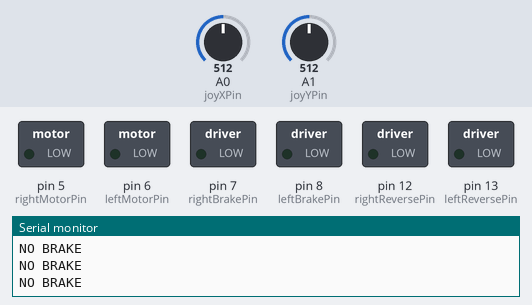
Bench run of a sketch on a simulated Arduino Uno, built with avr-gcc and run on an emulated ATmega328P. Parts: switched loads named in the sketch (green lamp = pin HIGH), the last lines printed to the serial monitor. The inputs (shaded band) are chosen by the test bench; at power-on: A0 (joyXPin) = 512, A1 (joyYPin) = 512.

Above: at 1.2 s.
1.3 s: A0 (joyXPin) set to 32
4.3 s: A0 (joyXPin) set to 26
At 5.5 s:
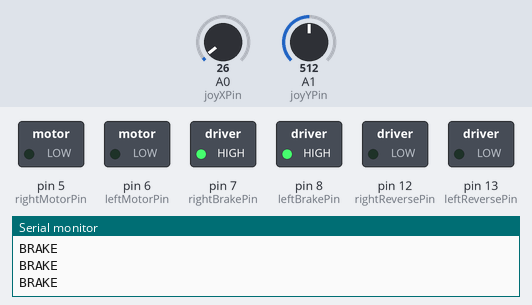
5.8 s: A0 (joyXPin) set to 716
At 6.7 s:
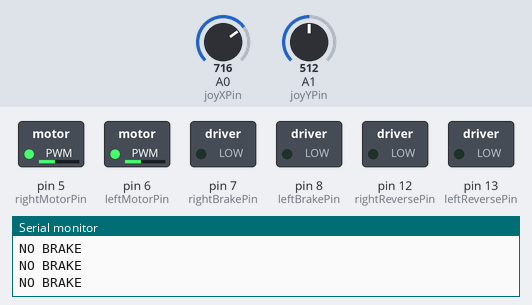
7.3 s: A1 (joyYPin) set to 716
At 8.2 s:
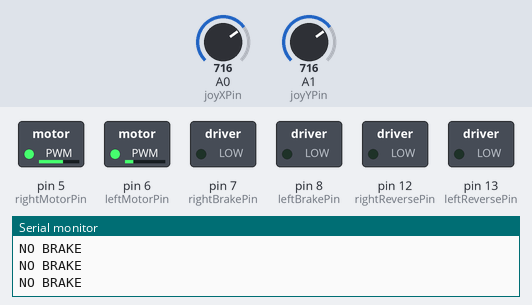
8.8 s: A1 (joyYPin) set to 900
At 9.2 s:
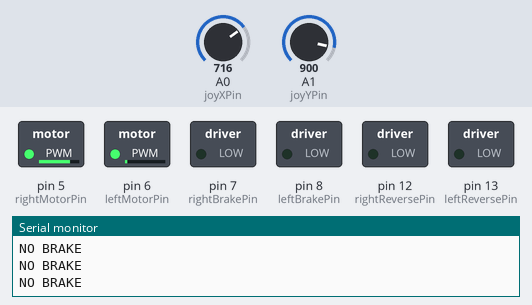
10.3 s: A1 (joyYPin) set to 1023
At 11.5 s:
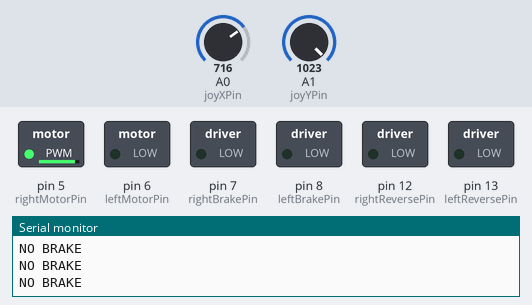
Timing chart, 0 to 12.8 s (numbered marks = the images above; inputs shaded):
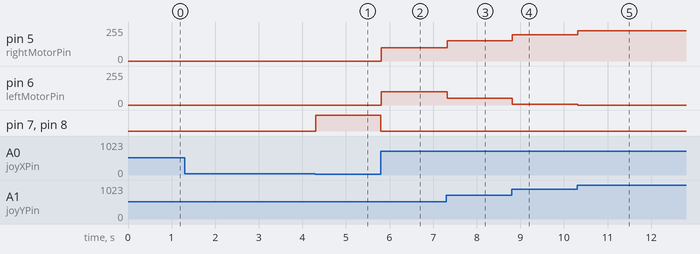

Measured:
- the behaviour switches between 29 and 28 on A0 (joyXPin) (found by bisection; images 0 and 1)
- after the input at 4.3 s, pin 7 (rightBrakePin), pin 8 (leftBrakePin): LOW → HIGH at once
- after the input at 5.8 s, pin 5 (rightMotorPin), pin 6 (leftMotorPin): 0/255 → 101/255 at once; pin 7 (rightBrakePin), pin 8 (leftBrakePin): HIGH → LOW at once
- after the input at 7.3 s, pin 5 (rightMotorPin): 101/255 → 151/255 at once; pin 6 (leftMotorPin): 101/255 → 51/255 at once
- after the input at 8.8 s, pin 5 (rightMotorPin): 151/255 → 197/255 at once; pin 6 (leftMotorPin): 51/255 → 5/255 at once
- after the input at 10.3 s, pin 5 (rightMotorPin): 197/255 → 228/255 at once; pin 6 (leftMotorPin): 5/255 → 0/255 at once

The sketch:

SKKImp.ino
```cpp
const int joyXPin = A0;
const int joyYPin = A1;

const int leftBrakePin = 8;
const int rightBrakePin = 7;

const int leftReversePin = 13;
const int rightReversePin = 12;

const int rightMotorPin = 5;
const int leftMotorPin = 6;

void setup() {
  Serial.begin(9600);

  // Joystick values
  pinMode(joyXPin, INPUT);
  pinMode(joyYPin, INPUT);


  // Brake Pins
  pinMode(leftBrakePin, OUTPUT);
  pinMode(rightBrakePin, OUTPUT);


  // Reverse Pins
  pinMode(leftReversePin, OUTPUT);
  pinMode(rightReversePin, OUTPUT);


  // Motor Pins
  pinMode(rightMotorPin, OUTPUT);
  pinMode(leftMotorPin, OUTPUT);
}


// Define position array [x,y]
int xyData[2];

// Random parameter that affects turning sensitivity
double turnFactor = 1;

// Random variables for speed and calcs
double base, adjust, rightMotor, leftMotor;


// Main loop
void loop() {

  // Store current joystick position to array
  xyData[0] = analogRead(joyXPin);
  xyData[1] = analogRead(joyYPin);

  // Initialize base variable by mapping the current vertical joystick value to 0-255 scale.
  // Base variable is the unadjusted speed. Ex. joystick halfway forward would be 127.5 base value.
  base = map(xyData[0], 512, 1024, 0, 255);

  // Adjustment value that is applied to both motors
  adjust = (map(512 - xyData[1], 0, 1024, 0, 255)) * turnFactor;

  // Apply adjustment
  rightMotor = base - adjust;
  leftMotor = base + adjust;

  //Serial.print("Left Motor: ");
  //Serial.println(leftMotor);
  //Serial.print("Right Motor: ");
  //Serial.println(rightMotor);

  // Braking implementation. ACTIVE HIGH.
  // When joystick is fully back, send HIGH signal to brakePinLeft then set power to 0.
  if (rightMotor < -240 && leftMotor < -240) {
    digitalWrite(rightBrakePin, HIGH);
    digitalWrite(leftBrakePin, HIGH);
    rightMotor = 0;
    leftMotor = 0;
    Serial.println("BRAKE");
  }


  else {

    // Remove any braking before sending power
    digitalWrite(rightBrakePin, LOW);
    digitalWrite(leftBrakePin, LOW);
    Serial.println("NO BRAKE");


    //////////////// Removing values >255 or <0 and setting them to 255 and 0 respectively ///////////////////////
    if (rightMotor < 0) {
      rightMotor = 0;
    }

    if (leftMotor < 0) {
      leftMotor = 0;
    }

    if (rightMotor > 255) {
      rightMotor = 255;
    }

    if (leftMotor > 255) {
      leftMotor = 255;
    }
    //////////////////////////////////////////////////////////////////////////////////////////////////////////////


    // Send output PWM signal to leftMotor and rightMotor (0-255)
    analogWrite(leftMotorPin, leftMotor);


    //rightMotor
    analogWrite(rightMotorPin, rightMotor);
  }
}
```
